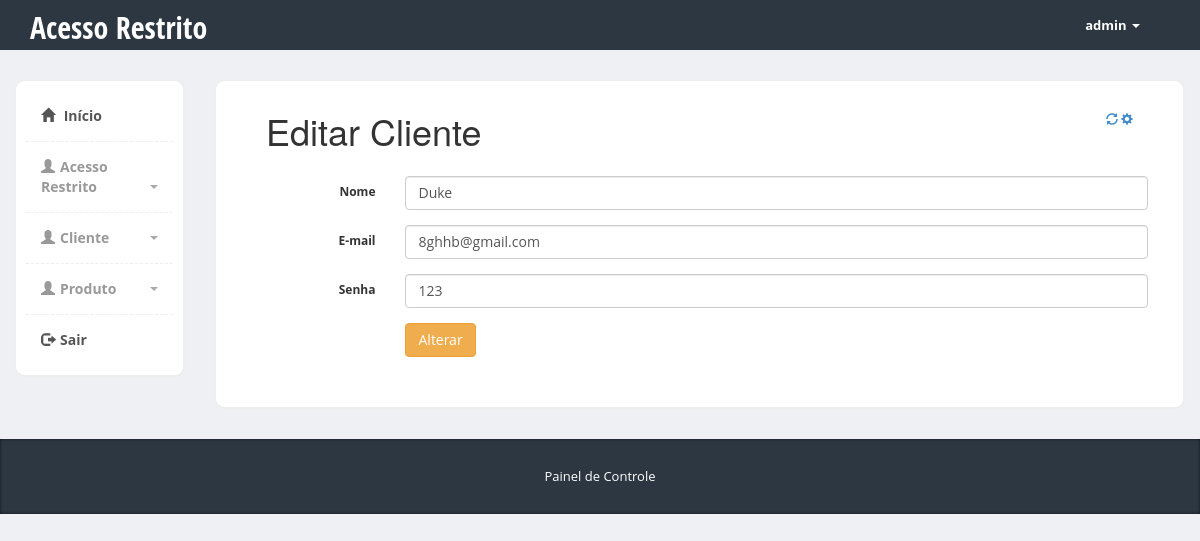
/admin/editar-cliente.php?codcliente=2 (signed in), run on the app's committed database.
### tables this page shows
CREATE TABLE `cliente` (
  `codcliente` int(11) NOT NULL,
  `nome` varchar(60) NOT NULL,
  `cpf` varchar(14) NOT NULL,
  `dtnasc` date NOT NULL,
  `cep` varchar(9) NOT NULL,
  `endereco` varchar(80) NOT NULL,
  `numero` varchar(10) NOT NULL,
  `complemento` varchar(50) NOT NULL,
  `bairro` varchar(30) NOT NULL,
  `cidade` varchar(30) NOT NULL,
  `estado` varchar(20) NOT NULL,
  `telefone` varchar(14) NOT NULL,
  `celular` varchar(14) NOT NULL,
  `email` varchar(60) NOT NULL,
  `senha` varchar(8) NOT NULL,
  `imagem` varchar(100) NOT NULL
);

### admin/editar-cliente.php (the view, shortened to what this page needs)
<?php
	include_once("conexao.php");
	$codcliente= $_GET['codcliente'];
	$result_cliente = "SELECT * FROM cliente WHERE codcliente = '$codcliente' LIMIT 1";
	$resultado_cliente = mysqli_query($conn, $result_cliente);
	$row_cliente = mysqli_fetch_assoc($resultado_cliente);
?>
<?php include "includes/header.php" ?>
<div class="col-md-10">
		  	<div class="row">
		<div class="col-md-12">
		  			<div class="content-box-large">
		  				<div class="panel-heading">
							<div class="panel-title">
				  <h1>Editar Cliente</h1>
			</div>
			<div class="panel-options">
								<a href="#" data-rel="collapse"><i class="glyphicon glyphicon-refresh"></i></a>
								<a href="#" data-rel="reload"><i class="glyphicon glyphicon-cog"></i></a>
							</div>
						</div>
		  	<div class="panel-body">
			<form class="form-horizontal" method="POST" action="processar_editar_cliente.php" enctype="multipart/form-data">
				<div class="form-group">
					<label class="col-sm-2 control-label">Nome</label>
					<div class="col-sm-10">
						<input type="text" name="nome" class="form-control" id="inputEmail3" placeholder="Nome Completo" value="<?php echo $row_cliente['nome']; ?>">
					</div>
				</div>
				<div class="form-group">
					<label class="col-sm-2 control-label">E-mail</label>
					<div class="col-sm-10">
						<input type="text" name="email" class="form-control" id="inputEmail3" placeholder="E-mail" value="<?php echo $row_cliente['email']; ?>">
					</div>
				</div>
				<div class="form-group">
					<label class="col-sm-2 control-label">Senha</label>
					<div class="col-sm-10">
						<input type="text" name="senha" class="form-control" id="inputEmail3" placeholder="E-mail" value="<?php echo $row_cliente['senha']; ?>">
					</div>
				</div>
				<div class="form-group">
					<div class="col-sm-offset-2 col-sm-10">
						<button type="submit" class="btn btn-warning">Alterar</button>
					</div>
				</div>
			</form>
					</div>
		  		</div>
		  	</div>
		  </div>
		</div>
    </div>
		</div>
<?php include "includes/footer.php" ?>

### admin/css/styles.css (style rules this page uses)
body { font-family: 'Open Sans', sans-serif; position: relative; margin: 0px; font-size: 12px; padding: 0px; }
.content-box, .content-box-large { margin-bottom:30px; background:#fff; border-radius:10px; padding:10px; border-left:1px solid #eee; border-top:1px solid #eee; border-right:2px solid #eee; border-bottom:2px solid #eee; }
.content-box-large { padding: 20px; }
body { background-color: #eff0f3; }
.panel-heading>.panel-title, .content-box-header .panel-title { float: left; padding: 10px 15px; padding-top: 0px; }
.panel-heading>.panel-title>*, .content-box-header .panel-title>* { margin: 0; }
.panel-heading>.panel-options, .content-box-header .panel-options { float: right; padding-right: 15px; }
.panel-heading>.panel-options>a, .content-box-header .panel-options>a { margin-top: 10px; }
.panel-body { clear:both; }

### data on the page
cliente: nome "Duke", email "8ghhb@gmail.com", senha "123"

### other printed values
$_SESSION['login'] "admin"
